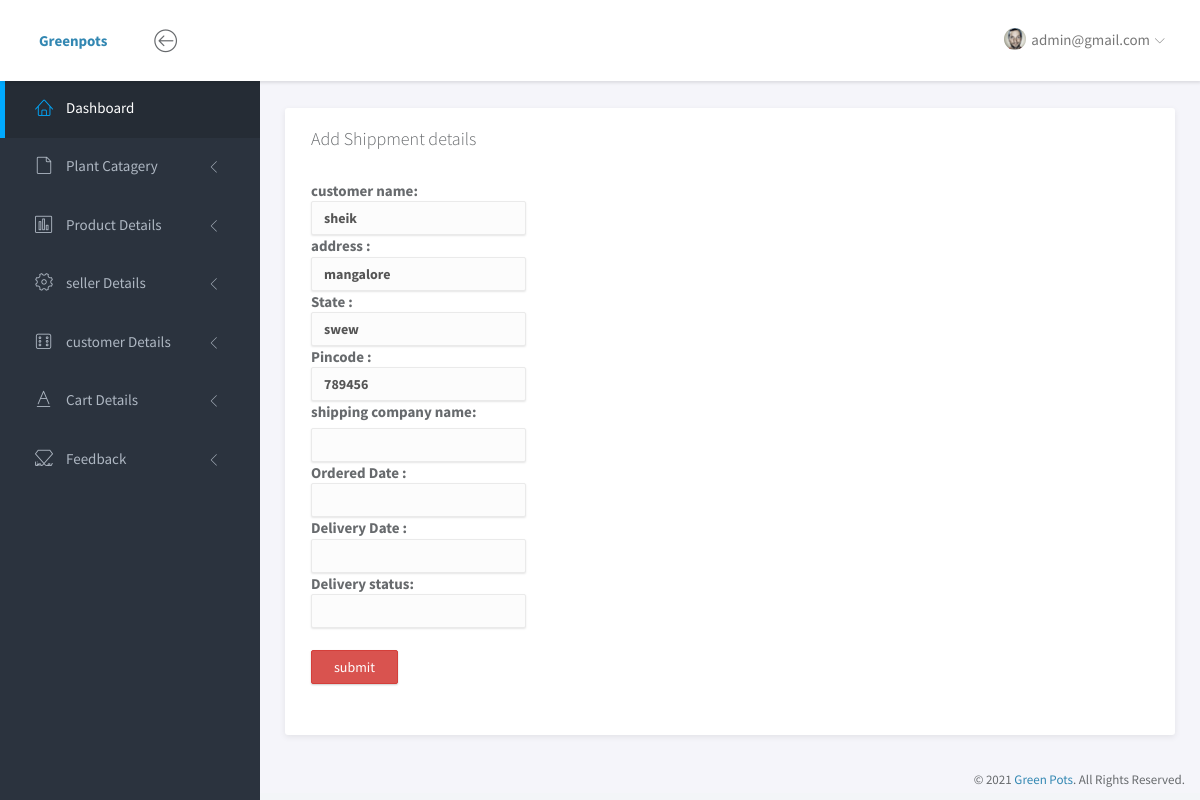
/admin/addorderdetail.php?id=15 (signed in), run on the app's committed database.
### tables this page shows
CREATE TABLE `ordercheckout` (
  `or_id` int(11) NOT NULL,
  `u_id` int(100) NOT NULL,
  `name` varchar(100) NOT NULL,
  `email` varchar(100) NOT NULL,
  `phone` varchar(100) NOT NULL,
  `address` varchar(1000) NOT NULL,
  `city` varchar(100) NOT NULL,
  `state` varchar(100) NOT NULL,
  `pin` int(100) NOT NULL,
  `paymode` varchar(100) NOT NULL,
  `cardname` varchar(100) NOT NULL,
  `cardno` varchar(100) NOT NULL,
  `cvv` varchar(100) NOT NULL,
  `tamount` int(100) NOT NULL,
  `expm` varchar(100) NOT NULL,
  `expy` varchar(100) NOT NULL
);

### app/Main.php (called while the page is built, shortened)
<?php
class Main {
    public function __construct(){
        try{
            $this->conn = new PDO(DB_TYPE.":host=".DB_SERVER.";dbname=".DB_DATABASE, DB_USER, DB_PASSWORD);
        }
        catch (PDOException $e){
            echo '<h3>Database Not Connected</h3>','<p>Please Check database connection before running this site ...</p>'; exit;
        }
    }
}

### app/Admin.php (called while the page is built, shortened)
<?php
class Admin extends Main
{
	public function ret($stmt){
		$stmt = $this->conn->prepare($stmt);
		$stmt->execute();
		return $stmt;
	}
}
?>

### admin/addorderdetail.php (the view, shortened to what this page needs)
<?php
$admin = new Admin();
?>
<!doctype html>
<html lang="en">
<head>
	<link rel="stylesheet" href="assets/vendor/bootstrap/css/bootstrap.min.css">
	<link rel="stylesheet" href="assets/vendor/font-awesome/css/font-awesome.min.css">
	<link rel="stylesheet" href="assets/vendor/linearicons/style.css">
	<link rel="stylesheet" href="assets/vendor/chartist/css/chartist-custom.css">
	<link rel="stylesheet" href="assets/css/main.css">
	<link rel="stylesheet" href="assets/css/demo.css">
</head>
<body>
	<div id="wrapper">
		<?php include "header.php" ?>
        <?php include "sidebar.php" ?>
		<div class="main">
			<div class="main-content">
				<div class="container-fluid">
                  <div class="panel">
								<div class="panel-heading">
									<h3 class="panel-title">Add Shippment details</h3>
								</div>
								<div class="panel-body">
									<form action="admincontroller/addorderdetail.php" method="POST">
                  <?php
					$id = $_GET['id'];
                   $stmts = $admin -> ret("SELECT * FROM `ordercheckout` WHERE `or_id` = '".$id."'");
                   $rows = $stmts -> fetch(PDO::FETCH_ASSOC);
                   ?>
									<label>customer name:<input type="text" class="form-control" name="a" value="<?php echo $rows['name'] ?>">
									<label>address :<input type="text" class="form-control" name="b" value="<?php echo $rows['address'] ?>">
									<label>State :<input type="text" class="form-control" name="c" value="<?php echo $rows['state'] ?>">
									<label>Pincode :<input type="text" class="form-control" name="d" value="<?php echo $rows['pin'] ?>">
									<label>shipping company name:</label><input type="text" class="form-control" name="e">
									<label>Ordered Date :<input type="text" class="form-control" name="f">
									<label>Delivery Date :<input type="text" class="form-control" name="g">
									<label>Delivery status:<input type="text" class="form-control" name="h">
									<br>
								     <input type="submit" class="btn btn-danger" name="submit" value="submit">
									</form>
								</div>
							</div>
				</div>
			</div>
		</div>
        <?php include "footer.php" ?>
	</div>
</body>
</html>

### admin/header.php (shortened to what this page needs)
<nav class="navbar navbar-default navbar-fixed-top">
			<div class="brand">
				<a href="index.php"><b>Greenpots</b></a>
			</div>
			<div class="container-fluid">
				<div class="navbar-btn">
					<button type="button" class="btn-toggle-fullwidth"><i class="lnr lnr-arrow-left-circle"></i></button>
				</div>
				<div id="navbar-menu">
					<ul class="nav navbar-nav navbar-right">
						<li class="dropdown">
					   <?php
                        $stmt=$admin -> ret("SELECT * FROM admin");
                        $row=$stmt->fetch(PDO::FETCH_ASSOC);
                        ?>
							<a href="#" class="dropdown-toggle" data-toggle="dropdown"><img src="assets/img/user.png" class="img-circle" alt="Avatar"> <span><?php echo $row['email'];?></span> <i class="icon-submenu lnr lnr-chevron-down"></i></a>
						</li>
					</ul>
				</div>
			</div>
		</nav>

### admin/assets/css/main.css (style rules this page uses)
html { position: relative; min-height: 100%; }
body { background-color: #F3F5F8; font-family: "Source Sans Pro", sans-serif; font-size: 15px; color: #676a6d; }
a { color: #3287B2; }
#wrapper .main { -webkit-transition: all 0.3s ease-in-out; -moz-transition: all 0.3s ease-in-out; -ms-transition: all 0.3s ease-in-out; -o-transition: all 0.3s ease-in-out; transition: all 0.3s ease-in-out; width: calc(100% - 260px); left: 0; position: relative; float: right; background-color: #f5f5fa; }
#wrapper #sidebar-nav, #wrapper .main { padding-top: 80px; }
.main-content { padding: 28px 10px; }
.navbar-default { -webkit-transition: all 0.3s ease-in-out; -moz-transition: all 0.3s ease-in-out; -ms-transition: all 0.3s ease-in-out; -o-transition: all 0.3s ease-in-out; transition: all 0.3s ease-in-out; -moz-box-shadow: 1px 2px 3px rgba(0, 0, 0, 0.1); -webkit-box-shadow: 1px 2px 3px rgba(0, 0, 0, 0.1); box-shadow: 1px 2px 3px rgba(0, 0, 0, 0.1); -webkit-border-radius: 0; -moz-border-radius: 0; border-radius: 0; padding: 0; margin: 0; border: none; background-color: #fff; }
.navbar-default .brand { float: left; padding: 30px 39px; background-color: #fff; }
.navbar-btn { float: left; padding: 16px 0; }
.navbar-btn button { font-size: 24px; padding: 4px 8px; line-height: .7; border: none; background: none; outline: none; }
.navbar-nav > li > a { padding: 28px 20px; }
.navbar-nav > li > a > i { font-size: 22px; margin-right: 2px; vertical-align: middle; }
.navbar-nav > li > a > i.icon-submenu { margin-left: 2px; margin-right: 0; font-size: 10px; position: relative; top: 2px; }
.navbar-nav > li > a > span { position: relative; top: 2px; }
.navbar-nav > li > a img { width: 22px; margin-right: 2px; }
@media screen and (min-width: 768px) { .navbar-nav.navbar-right { margin-right: 0; } }
.form-control { -moz-box-shadow: 0px 1px 2px 0 rgba(0, 0, 0, 0.1); -webkit-box-shadow: 0px 1px 2px 0 rgba(0, 0, 0, 0.1); box-shadow: 0px 1px 2px 0 rgba(0, 0, 0, 0.1); -webkit-border-radius: 2px; -moz-border-radius: 2px; border-radius: 2px; border-color: #eaeaea; background-color: #fcfcfc; }
.btn { -webkit-border-radius: 2px; -moz-border-radius: 2px; border-radius: 2px; -moz-box-shadow: 0px 1px 2px 0 rgba(0, 0, 0, 0.2); -webkit-box-shadow: 0px 1px 2px 0 rgba(0, 0, 0, 0.2); box-shadow: 0px 1px 2px 0 rgba(0, 0, 0, 0.2); padding: 6px 22px; }
.panel { -webkit-border-radius: 3px; -moz-border-radius: 3px; border-radius: 3px; -moz-box-shadow: 0 2px 6px rgba(0, 0, 0, 0.08); -webkit-box-shadow: 0 2px 6px rgba(0, 0, 0, 0.08); box-shadow: 0 2px 6px rgba(0, 0, 0, 0.08); background-color: #fff; margin-bottom: 30px; }
.panel .panel-heading, .panel .panel-body, .panel .panel-footer { padding-left: 25px; padding-right: 25px; }
.panel .panel-heading { padding-top: 20px; padding-bottom: 20px; position: relative; }
.panel .panel-heading .panel-title { margin: 0; font-size: 18px; font-weight: 300; }
.panel .panel-body { padding-top: 10px; padding-bottom: 15px; }

### data on the page
ordercheckout: a "sheik", b "mangalore", c "swew", d "789456"

### other printed values
$row['email'] "admin@gmail.com"
